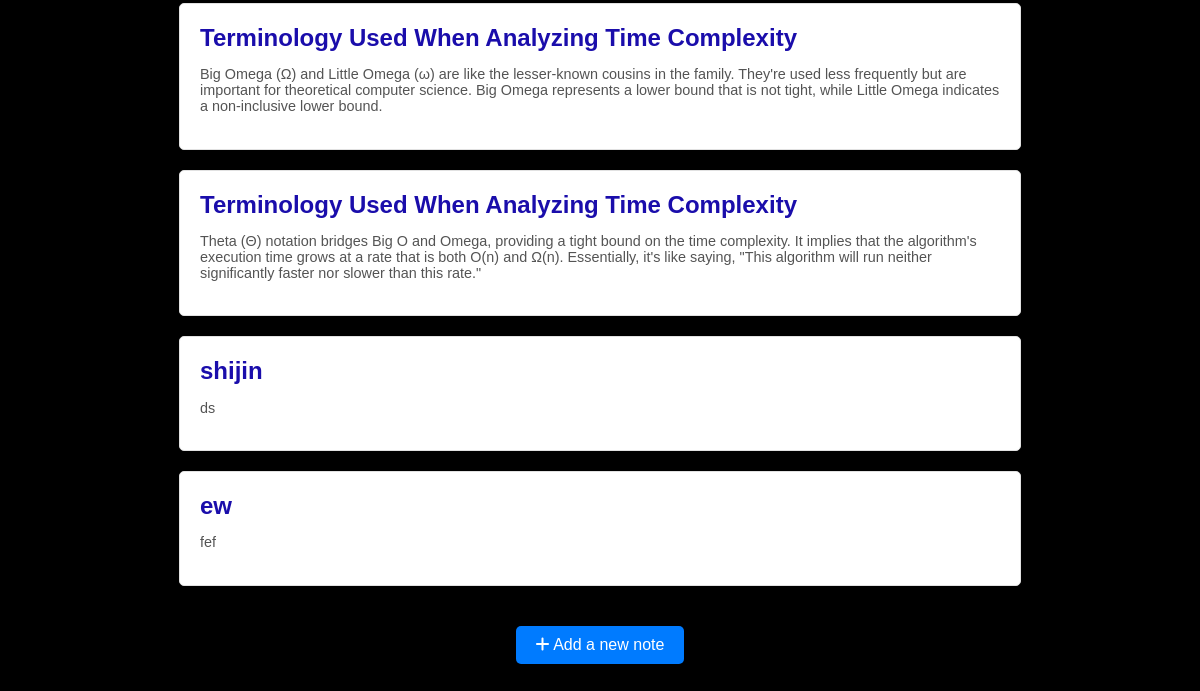
Before: /blog/ (signed in, lower part) with the older database file.
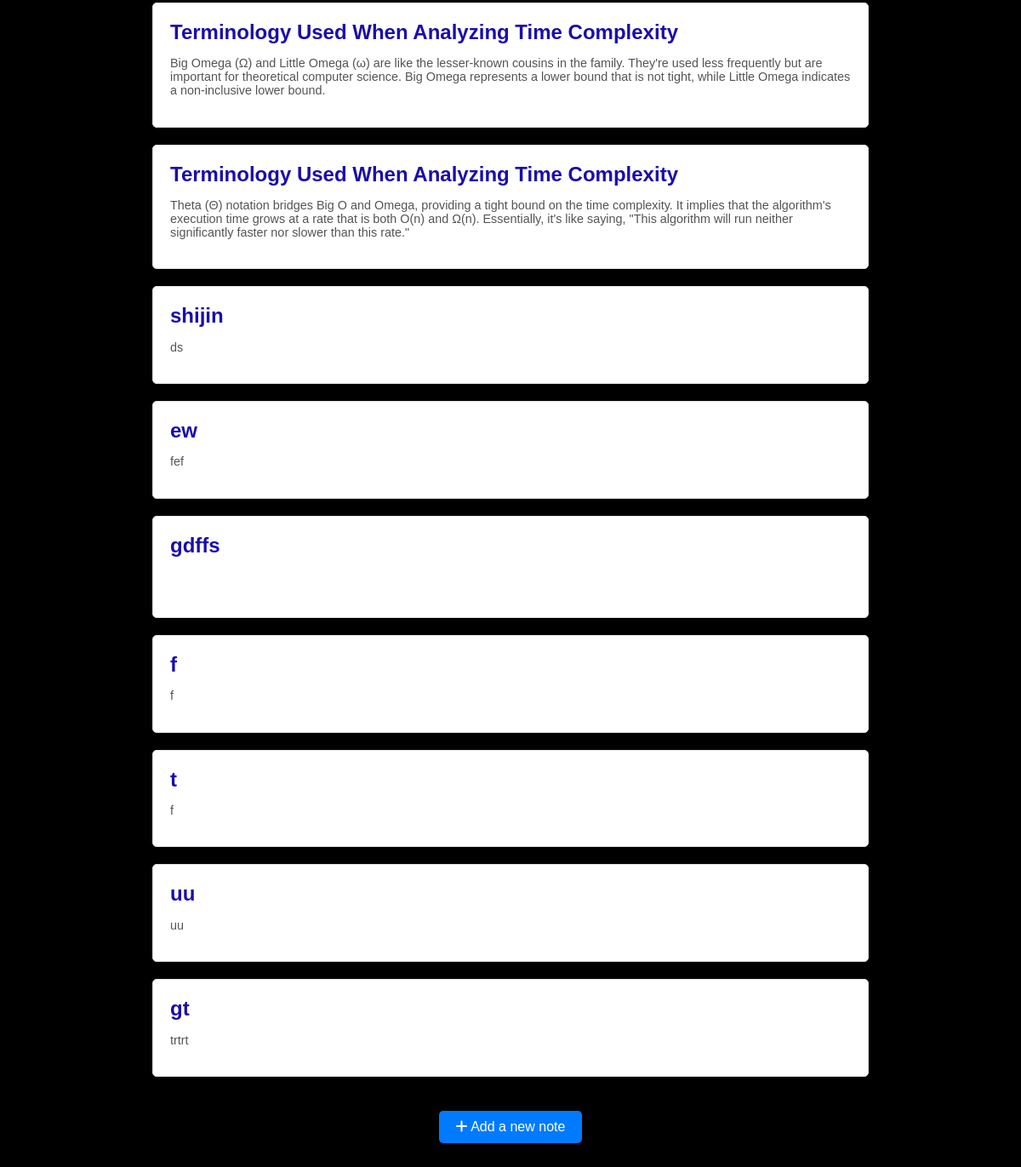
After: the same page with the newer database file.
### accounts/models.py (models this page shows, shortened)
class Note(models.Model):
    title = models.CharField(max_length=200)
    created_at = models.DateTimeField(auto_now_add=True)

class Subheading(models.Model):
    note = models.ForeignKey(Note, on_delete=models.CASCADE, related_name='subheadings')
    heading = models.CharField(max_length=200)
    content = models.TextField()

### accounts/views.py (the view)
# urls.py: path('blog/', views.blog, name='blog'),
@login_required
def blog(request):
    notes = Note.objects.all()
    return render(request, 'accounts/blog.html', {'notes': notes})

### accounts/templates/accounts/blog.html (shortened to what this page needs)
 <!DOCTYPE html>
<html lang="en">
<head>
    <link rel="stylesheet" href="https://cdnjs.cloudflare.com/ajax/libs/font-awesome/6.0.0-beta3/css/all.min.css">
</head>
<body>
    <div>
    {% for note in notes %}
        <div class="note-container">
            <h2><a href="{% url 'note_detail' note.id %}">{{ note.title }}</a></h2>
            {% if note.subheadings.all %}
                <div class="content" >{{ note.subheadings.all.0.content|linebreaks }}</div>
            {% else %}
                <p>No subheadings available for this note.</p>
            {% endif %}
        </div>
    {% empty %}
        <p style="color: white; text-align: center;">No notes available</p>
    {% endfor %}
    </div>
    <div class="footer-link">
        <a href="{% url 'add_note' %}" class="add-note-button">
            <i class="fas fa-plus"></i> Add a new note
        </a>
    </div>
</body>
</html>

Changed rows visible on the page:
added Note: title "gdffs"
added Note: title "f", subheadings.all.0.content "f"
added Note: title "t", subheadings.all.0.content "f"
added Note: title "uu", subheadings.all.0.content "uu"
added Note: title "gt", subheadings.all.0.content "trtrt"
